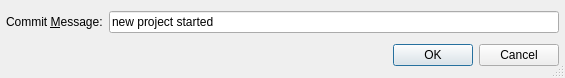
<?xml version="1.0" encoding="UTF-8"?>
<ui version="4.0">
 <class>HgOptionsDialog</class>
 <widget class="QDialog" name="HgOptionsDialog">
  <property name="geometry">
   <rect>
    <x>0</x>
    <y>0</y>
    <width>565</width>
    <height>78</height>
   </rect>
  </property>
  <property name="windowTitle">
   <string>Initial Commit</string>
  </property>
  <property name="whatsThis">
   <string>&lt;b&gt;Initial Commit Dialog&lt;/b&gt;
&lt;p&gt;Enter the message for the initial commit.&lt;/p&gt;</string>
  </property>
  <property name="sizeGripEnabled">
   <bool>true</bool>
  </property>
  <layout class="QVBoxLayout" name="verticalLayout">
   <item>
    <layout class="QHBoxLayout" name="horizontalLayout">
     <item>
      <widget class="QLabel" name="TextLabel5">
       <property name="text">
        <string>Commit &amp;Message:</string>
       </property>
       <property name="buddy">
        <cstring>vcsLogEdit</cstring>
       </property>
      </widget>
     </item>
     <item>
      <widget class="QLineEdit" name="vcsLogEdit">
       <property name="toolTip">
        <string>Enter the log message for the new project.</string>
       </property>
       <property name="whatsThis">
        <string>&lt;b&gt;Log Message&lt;/b&gt;
&lt;p&gt;Enter the log message to be used for the new project.&lt;/p&gt;</string>
       </property>
       <property name="text">
        <string>new project started</string>
       </property>
      </widget>
     </item>
    </layout>
   </item>
   <item>
    <widget class="QDialogButtonBox" name="buttonBox">
     <property name="orientation">
      <enum>Qt::Horizontal</enum>
     </property>
     <property name="standardButtons">
      <set>QDialogButtonBox::Cancel|QDialogButtonBox::Ok</set>
     </property>
    </widget>
   </item>
  </layout>
 </widget>
 <layoutdefault spacing="6" margin="6"/>
 <pixmapfunction>qPixmapFromMimeSource</pixmapfunction>
 <tabstops>
  <tabstop>vcsLogEdit</tabstop>
 </tabstops>
 <resources/>
 <connections>
  <connection>
   <sender>buttonBox</sender>
   <signal>accepted()</signal>
   <receiver>HgOptionsDialog</receiver>
   <slot>accept()</slot>
   <hints>
    <hint type="sourcelabel">
     <x>56</x>
     <y>68</y>
    </hint>
    <hint type="destinationlabel">
     <x>51</x>
     <y>77</y>
    </hint>
   </hints>
  </connection>
  <connection>
   <sender>buttonBox</sender>
   <signal>rejected()</signal>
   <receiver>HgOptionsDialog</receiver>
   <slot>reject()</slot>
   <hints>
    <hint type="sourcelabel">
     <x>213</x>
     <y>68</y>
    </hint>
    <hint type="destinationlabel">
     <x>205</x>
     <y>77</y>
    </hint>
   </hints>
  </connection>
 </connections>
</ui>
